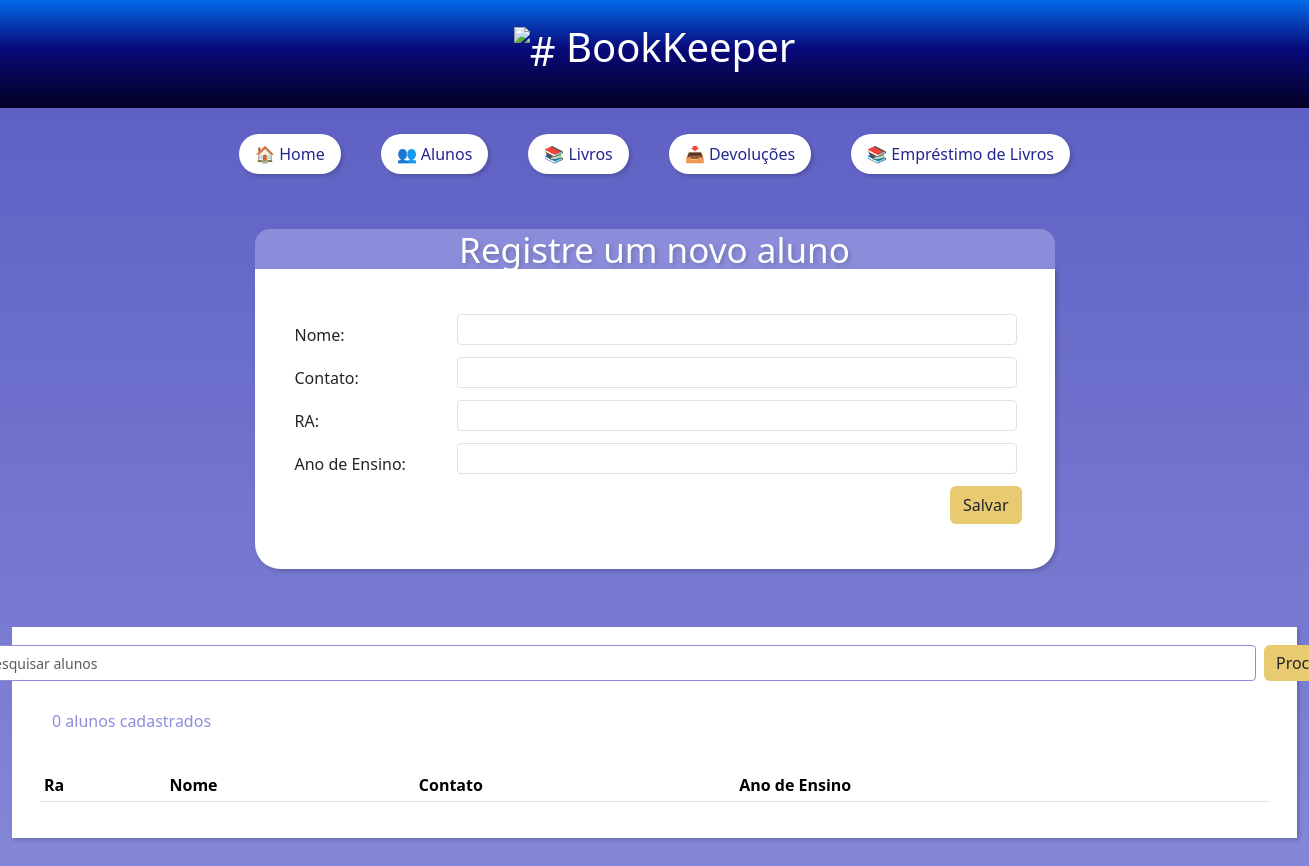
Page /readers/ on the earlier database version.
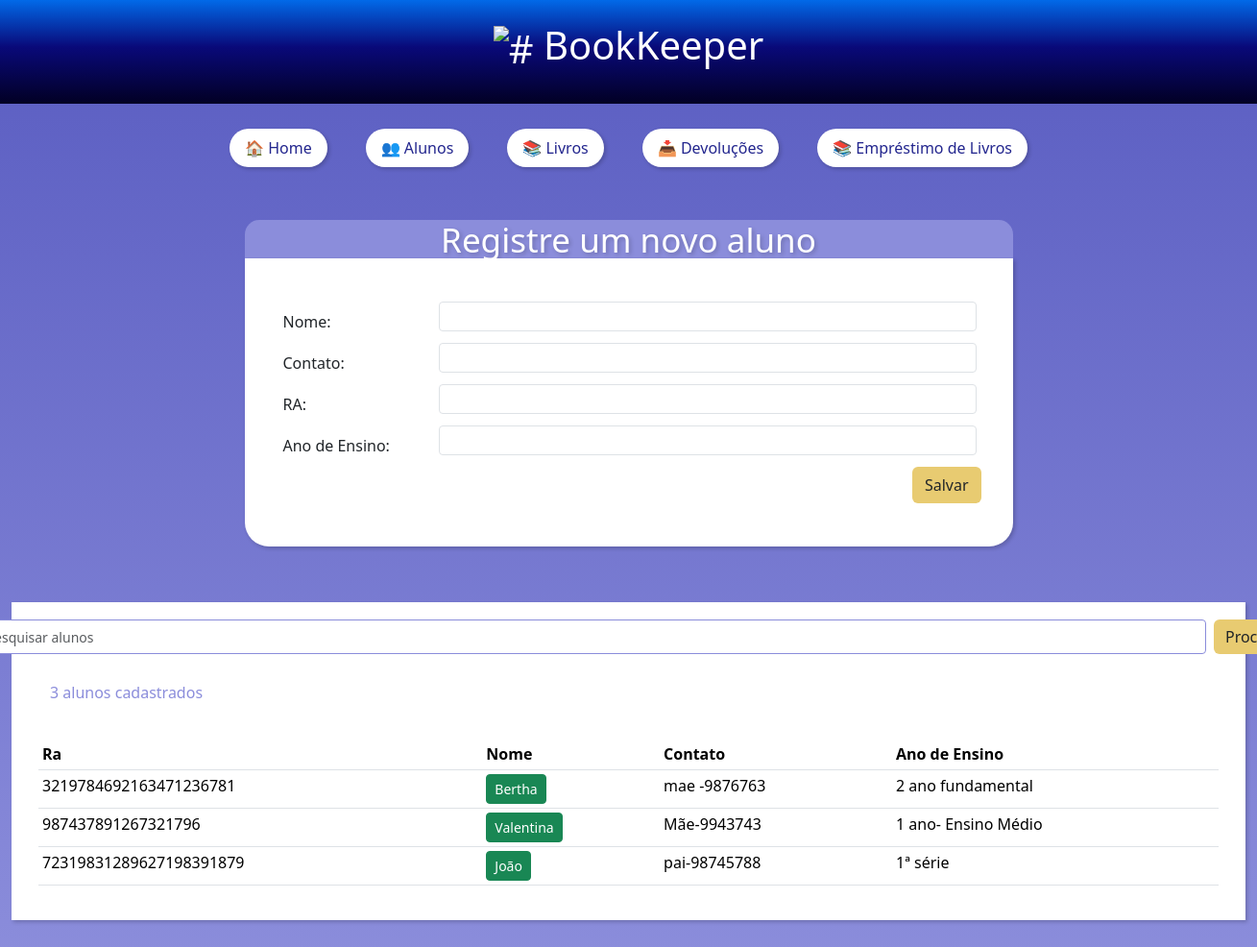
Same page on the later database version.
### biblioteca_app/models.py (models this page shows, shortened)
class Reader(models.Model):
    reference_id = models.CharField(max_length=200, verbose_name="RA Aluno")
    reader_name = models.CharField(max_length=200, verbose_name="Nome do Aluno")
    reader_contact = models.CharField(max_length=200, verbose_name="Contato do Aluno")
    grade_year = models.CharField(max_length=200, verbose_name="Ano de Ensino")
    active = models.BooleanField(default=True)
    class Meta:
        verbose_name = "Leitor"
        verbose_name_plural = "Leitores"

### biblioteca_app/views.py (the view)
# urls.py: path('readers/', readers, name='readers'),
def readers(request):
    readers_list = Reader.objects.all()
    return render(request, "readers.html", context={"current_tab": "readers", "readers": readers_list})

### biblioteca_app/templates/readers.html (shortened to what this page needs)
<!DOCTYPE html>
<head>
</head>
{% extends "index.html" %}
{% load static %}
{% block main_content %}
<div class="container-fluid d-flex flex-column align-items-center" style="height: 100vh;">
    <h4>Registre um novo aluno</h4>
        <div id="register_css">
            <form action="/readers/add/" method="POST" class="d-flex">
                <table>
                    <tr>
                        <td style="text-align: left; vertical-align: middle; padding-left: 40px;">Nome:</td>
                        <td id="bisonhada"><input style="width: 560px; margin-bottom: 10px;" type="text" class="form-control form-control-sm" name="reader_name"></td>
                    </tr>
                    <tr>
                        <td style="text-align: left; vertical-align: middle; padding-left: 40px;">Contato:</td>
                        <td id="bisonhada"><input style="width: 560px; margin-bottom: 10px;" type="text" class="form-control form-control-sm" name="reader_contact"></td>
                    </tr>
                    <tr>
                        <td style="text-align: left; vertical-align: middle; padding-left: 40px;">RA:</td>
                        <td id="bisonhada"><input style="width: 560px; margin-bottom: 10px;" type="text" class="form-control form-control-sm" name="reader_ref_id"></td>
                    </tr>
                    <tr>
                        <td style="text-align: left; vertical-align: middle; padding-left: 40px;">Ano de Ensino:</td>
                        <td id="bisonhada"><input style="width: 560px; margin-bottom: 10px;" type="text" class="form-control form-control-sm" name="grade_year"></td>
                    </tr>
                    <tr>
                        <td><br></td>
                       <td><button id="btn_css" class="btn" type="submit">Salvar</button></td>
                    </tr>
                </table>
            </form>
        </div>
        <div id="search_css">
            <div class="row">
                <nav class="navbar bg-body-light">
                    <div class="container-fluid justify-content-center align-items-center">
                        <form id="search-form" class="d-flex" role="search">
                            <input id="search-input" class="form-control form-control-sm me-2 col-md-10" style="width: 1300px; border-style: solid; border-color: #8B8DDB;" type="search" placeholder="🔍 Pesquisar alunos" aria-label="Search">
                            <button id="btnsearch_css" class="btn" type="submit">Procurar</button>
                        </form>
                    </div>
                </nav>
            </div>
            <div class="row" style="margin-top: 20px;">
                <p style="color: #8B8DDB">{{ readers|length }} alunos cadastrados</p>
            </div>
            <div class="row" style="margin-top: 20px;">
                <table class="table table-hover table-sm">
                    <thead>
                        <tr>
                            <th>Ra</th>
                            <th>Nome</th>
                            <th>Contato</th>
                            <th>Ano de Ensino</th>
                        </tr>
                    </thead>
                    <tbody id="readerTableBody">
                        {% for reader in readers %}
                        <tr>
                            <td>{{ reader.reference_id }}</td>
                            <td>
                                {% if reader.active %}
                                    <span class="btn btn-success btn-sm">{{ reader.reader_name }}</span>
                                {% else %}
                                    <span class="btn btn-secondary btn-sm">{{ reader.reader_name }}</span>
                                {% endif %}
                            </td>
                            <td>{{ reader.reader_contact }}</td>
                            <td>{{ reader.grade_year }}</td>
                        </tr>
                        {% endfor %}
                    </tbody>
                </table>
            </div>
        </div>
</div>
{% endblock %}

Differences in the rows shown:
added Reader: reference_id "3219784692163471236781", reader_name "Bertha", reader_contact "mae -9876763", grade_year "2 ano fundamental"
added Reader: reference_id "987437891267321796", reader_name "Valentina", reader_contact "Mãe-9943743", grade_year "1 ano- Ensino Médio"
added Reader: reference_id "72319831289627198391879", reader_name "João", reader_contact "pai-98745788", grade_year "1ª série"
Other differences:
{{ readers|length }}: "0" → "3"
